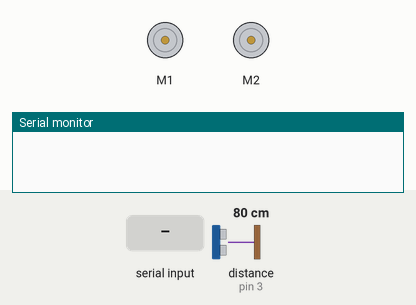
Simulated run of this sketch. Board: Arduino Uno, built with avr-gcc and run on an emulated ATmega328P. On the bench: 2 × DC motor (green arrow = forward, orange = backward, longer = faster), the last lines printed to the serial monitor. The test bench sets the inputs (shaded band); at power-on: distance to the obstacle (sensor on pin 3) 80 cm.

Above: at 1.2 s.
1.3 s: "w" received over Serial
At 2.2 s:
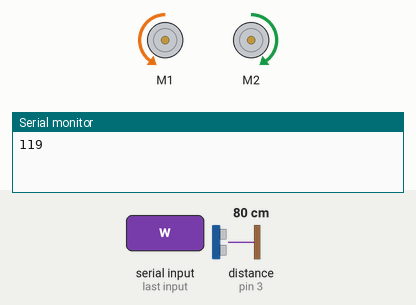
2.8 s: byte 117 (117) received over Serial
At 3.8 s:
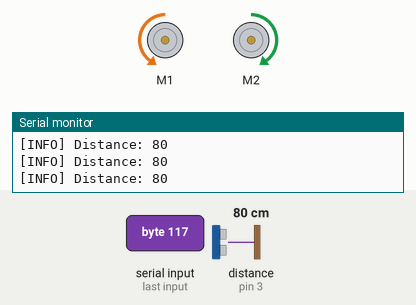
4.4 s: byte 45 (45) received over Serial
At 5.7 s:
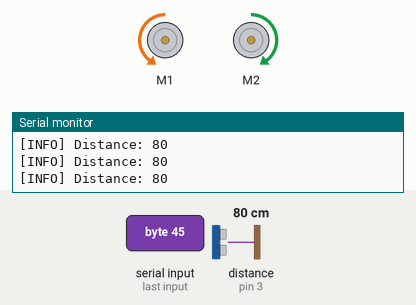
6.0 s: distance to the obstacle (sensor on pin 3) set to 16 cm
7.5 s: distance to the obstacle (sensor on pin 3) set to 13 cm
At 9.2 s:
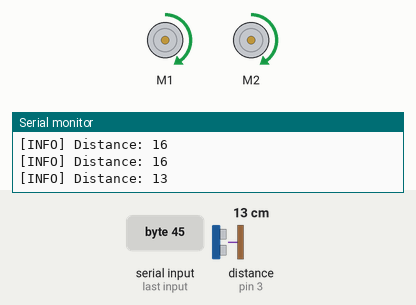
10.5 s: byte 43 (43) received over Serial
Timing chart, 0 to 14.5 s (numbered marks = the images above; inputs shaded):
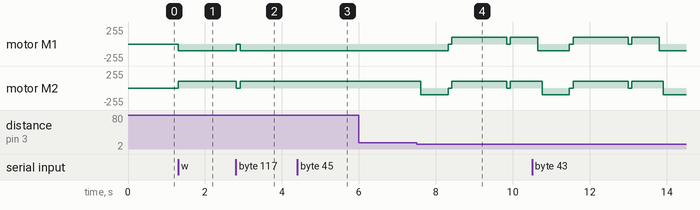

Measured:
- the behaviour switches between 15 and 14 cm on distance to the obstacle (sensor on pin 3) (found by bisection; images 3 and 4)
- after the input at 1.3 s, motor M1: stopped → backward 100/255 at once; motor M2: stopped → forward 100/255 at once
- after the input at 2.8 s, motor M1: backward 100/255 → stopped at once, → backward 100/255 0.11 s later; motor M2: forward 100/255 → stopped at once, → forward 100/255 0.11 s later
- after the input at 4.4 s, motor M1: backward 100/255 → backward 99/255 after 0.14 s; motor M2: forward 100/255 → forward 99/255 after 0.14 s
- after the input at 7.5 s, motor M1: alternates forward 99/255 for 1.4 s and stopped for 0.10 s, starting after 0.82 s; motor M2: forward 99/255 → backward 99/255 after 0.10 s, → stopped 0.71 s later, → forward 99/255 0.10 s later, → stopped 1.4 s later, … (5 changes in this stretch)

The sketch:

mbot_ultrasonic_follow_line_change_speed_serial_command.ino
```cpp
#include "MeMCore.h"
MeDCMotor motor1(M1);
MeDCMotor motor2(M2);

/* value: between -255 and 255. */
int motorSpeed = 100;

int time_delay = 710;
int distance = 15;
MeUltrasonicSensor ultraSensor(PORT_3);

MeLineFollower lineFinder(PORT_2);

void vaiAvanti() {
  motor1.run(-motorSpeed);
  motor2.run(motorSpeed);
}

void vaiDietro() {
  motor1.run(motorSpeed);
  motor2.run(-motorSpeed);
}

void fermati() {
  motor1.stop();
  motor2.stop();
}

void vaiADestra() {
  motor1.run(-motorSpeed);
  motor2.run(-motorSpeed);
}

void vaiASinistra() {
  motor1.run(motorSpeed);
  motor2.run(motorSpeed);
}

void setup() {
  Serial.begin(9600);
}

void wifi_car_ctrl(int msg) {
  if (msg == 119) { // carattere w
        vaiAvanti();
  } else if (msg == 115) { // carattere s
    vaiDietro();
  } else if (msg == 100) { // carattere d
    vaiADestra();
  } else if (msg == 97) { // carattere a
    vaiASinistra();
  } else if (msg == 102) { // carattere f
    fermati();
  }
}

void obstacle_avoid() {
  int ultra_distance = 0;
  ultra_distance = ultraSensor.distanceCm();
  Serial.print("[INFO] Distance: ");
  Serial.print(ultra_distance );
  delay(100);

  if (ultra_distance < distance) {
    vaiADestra();
    delay(time_delay);
    fermati();
    ultra_distance = ultraSensor.distanceCm();
    delay(100);
    if (ultra_distance < distance) {
      vaiASinistra();
      delay(time_delay*2);
      vaiAvanti();
    }
    fermati();
    ultra_distance = ultraSensor.distanceCm();
    delay(100);
    if (ultra_distance < distance) {
      vaiASinistra();
      delay(time_delay);
      vaiAvanti();
    }
  } else {
    vaiAvanti();
  }
}

void follow_line () {

  int sensorState = lineFinder.readSensors();
  switch(sensorState) {
    case S1_IN_S2_IN:
      Serial.println("Sensore di sx (1) e di dx (2) all'interno della linea nera!");
      Serial.println("Prosegui dritto!!!");
      vaiAvanti();
      break;
    case S1_OUT_S2_OUT:
      Serial.println("Sensore di sx (1) e di dx (2) all'esterno della linea nera!");
      Serial.println("Fermati!!!");
      //fermati();
      vaiDietro();
      break;
    case S1_IN_S2_OUT:
      Serial.println("Sensore di sx (1) all'interno e di dx (2) all'esterno della linea nera!");
      Serial.println("Ruotare a sinistra!!!");
      vaiASinistra();
      break;
    case S1_OUT_S2_IN:
      Serial.println("Sensore di sx (1) all'esterno e di dx (2) all'interno della linea nera!");
      Serial.println("Ruotare a destra!!!");
      vaiADestra();
      break;
    default:
      break;
  }
  delay(50);
}

int msg = 0;
bool wifi_ctrl_mode = true;
bool obstacle_avoid_mode = false;
bool follow_line_mode = false;

void loop() {
  Serial.println("");
  delay(10);
  if (Serial.available() > 0) {
    msg = Serial.read();
    Serial.println(msg);

    if (msg == 121) { // carattere y: wifi_ctrl_mode_on
        wifi_ctrl_mode = true;
        obstacle_avoid_mode = false;
        follow_line_mode = false;
        fermati();
    } else if (msg == 117) { // carattere u: obstacle_avoid_mode_on
        wifi_ctrl_mode = false;
        obstacle_avoid_mode = true;
        follow_line_mode = false;
        fermati();
    } else if (msg == 105) { // carattere i: follow_line_mode_on
        wifi_ctrl_mode = false;
        obstacle_avoid_mode = false;
        follow_line_mode = true;
        fermati();
    } else if (msg == 43) { // carattere i: speed +
        motorSpeed++;
    } else if (msg == 45) { // carattere i: speed -
        motorSpeed--;
    }
  }

  if (wifi_ctrl_mode)
      wifi_car_ctrl(msg);
  else if (obstacle_avoid_mode)
    obstacle_avoid();
  else if (follow_line_mode)
    follow_line();

}
```
